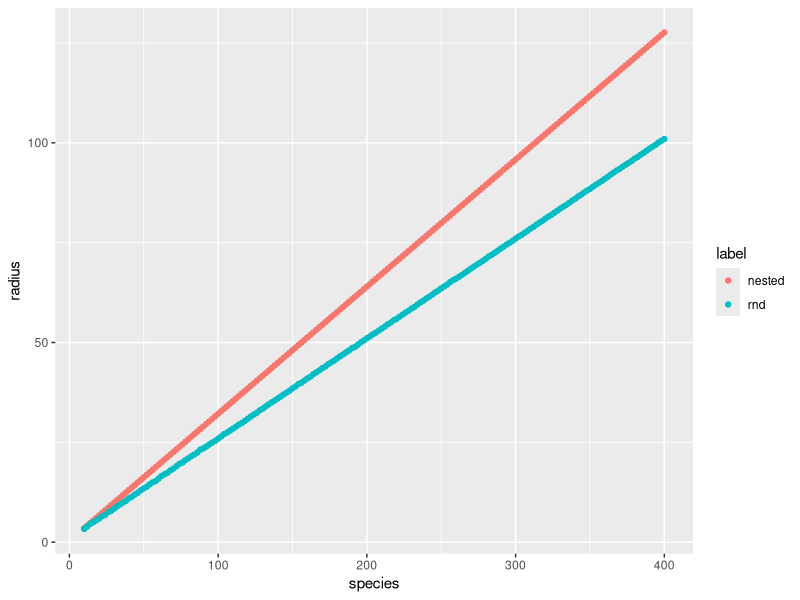

Write the R code that produced this figure.
library(ggplot2)

create_nested_matrix <- function(na,np,triangle=FALSE){
nfil = na+np
ncol = nfil
nunos = 0
m<-matrix(rep(0,nfil*ncol), nrow = nfil, ncol = ncol)
if(triangle){
for (i in 1:na)
  for(j in 1:(np-i+1)){
    if (j>0)
      m[i,na+j]=1
  }
}
else{
  m[1,(np+1):(np+na)] <- 1
  m[2:np,np+1]<-1
}
m[(na+1):(np+na),1:na] <-  t(m[1:na,(na+1):(np+na)])
numberones=sum(m)/2
unom <- matrix(rep(1,nfil),nrow=nfil,ncol=1)
return(list("adjmatrix"=m,"numberones"=numberones))
}

mtopower <- function(m,pow){
  mres <- m
  if (pow>1){
    for (i in 2:pow){
      mres <- mres %*% t(m)
    }
  }
  return(mres)
}
create_rnd_matrix <- function(na,np,numberones){
mbad <- matrix(rep(0,(na+np)^2),nrow=na+np,ncol=na+np)
rndlinks <- matrix(rep(0,na*np),nrow=na,ncol=np)
rndlinks[sample(seq(1,na*np),numberones)] <- 1
randomm <- matrix(rndlinks,nrow=na,ncol=np)
mbad[1:na,(na+1):(na+np)]<-randomm
mbad[(na+1):(na+np),1:na]<-t(randomm)
return(mbad)
}

dfnest <- data.frame("species"=c(),links=c(),"radius"=c())
dfbad <- dfnest

for (na in 5:200){
#np=3
#na=3
np=na
nestedm <- create_nested_matrix(na,np,triangle=TRUE)
m <- nestedm$adjmatrix
numberones <- nestedm$numberones
  
dfnest <- rbind(dfnest, data.frame("species"=na+np,"links"=numberones,"radius"=eigen(m)$values[1]))

nfil <- na + np
mbad <- create_rnd_matrix(na,np,numberones)
unom <- matrix(rep(1,nfil),nrow=nfil,ncol=1)

dfbad <- rbind(dfbad, data.frame("species"=na+np,"links"=numberones,"radius"=eigen(mbad)$values[1]))



# for (i in (1:nfil))
#   for (j in (1:ncol))
#     print(paste(i,j))
#     if(i<j)
#       m[i,j]=m[j,i]
#print(m)
#print(eigen(m)$values)
mcol <- m%*%unom
print(paste(max(mcol),min(mcol)))
print(norm(m, type = c("I")))
mpow = mtopower(m,1)
# print(mpow)
# print("Gershgorin disks")
# for (k in 1:nrow(mpow)){
#    print(sprintf("c: %d r %d",mpow[k,k],colSums(abs(mpow))[k]-mpow[k,k]))
# }
# print((eigen(mpow)$values))
# print((eigen(m)$values)^0.25)
# print("norm m4")
# print(rowSums(m4))
# print(max(rowSums(m4)))
# print(max(rowSums(m4))^0.25)

}
dfnest$label="nested"
dfbad$label="rnd"
dfall <- rbind(dfnest,dfbad)
p <- ggplot(data=dfall,aes(x=species,y=radius,color=label))+geom_point()
